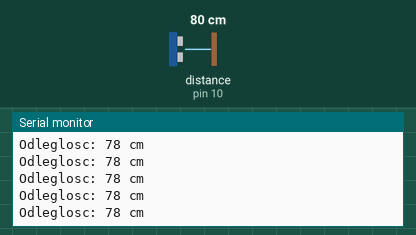
Recording of a sketch running on a simulated Arduino Uno, built with avr-gcc and run on an emulated ATmega328P. Parts: the last lines printed to the serial monitor. Wiring (inferred from the names in the program): ultrasonic range finder: trigger pin 9; echo pin 10. The inputs (shaded band) are chosen by the test bench; at power-on: distance to the obstacle (sensor on pin 10) 80 cm. The echo pulse lasts 58.3 µs per cm.

Above: at 1.2 s.
1.3 s: distance to the obstacle (sensor on pin 10) set to 299 cm
At 1.62 s:
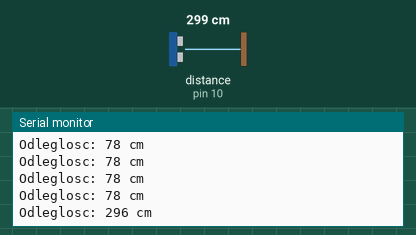
4.3 s: distance to the obstacle (sensor on pin 10) set to 2 cm
At 4.45 s:
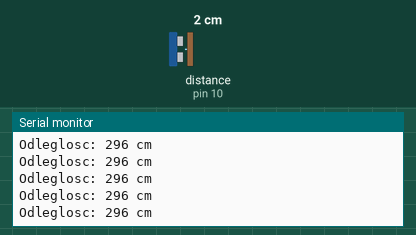
Timing chart, 0 to 7.3 s (numbered marks = the images above; inputs shaded):
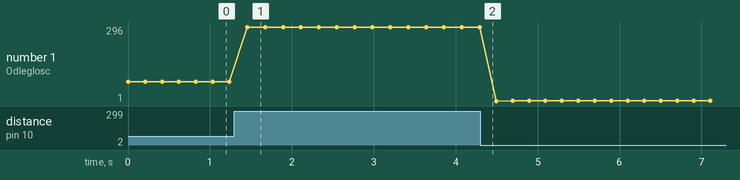

Measured:
- after the input at 1.3 s, the serial monitor: prints a new line after 0.16 s (image 1)
- plotted number 1: 78 → 296 after the input at 1.3 s, 296 → 2 after the input at 4.3 s

The sketch:

HCR_1_basic.ino
```cpp
const int trigPin = 9;
const int echoPin = 10;

void setup() {
  Serial.begin(9600);
  pinMode(trigPin, OUTPUT);   // Trig: my wysyłamy
  pinMode(echoPin, INPUT);    // Echo: my słuchamy
}

void loop() {
  // 1. krótki impuls wyzwalający na Trig
  digitalWrite(trigPin, LOW);
  delayMicroseconds(2);
  digitalWrite(trigPin, HIGH);
  delayMicroseconds(10);
  digitalWrite(trigPin, LOW);

  // 2. zmierz, jak długo Echo jest w stanie HIGH (czas lotu dźwięku, w mikrosekundach)
  long czas = pulseIn(echoPin, HIGH);

  // 3. przelicz czas na odległość w cm
  int odleglosc = czas * 0.034 / 2;

  Serial.print("Odleglosc: ");
  Serial.print(odleglosc);
  Serial.println(" cm");

  delay(200);
}
```
